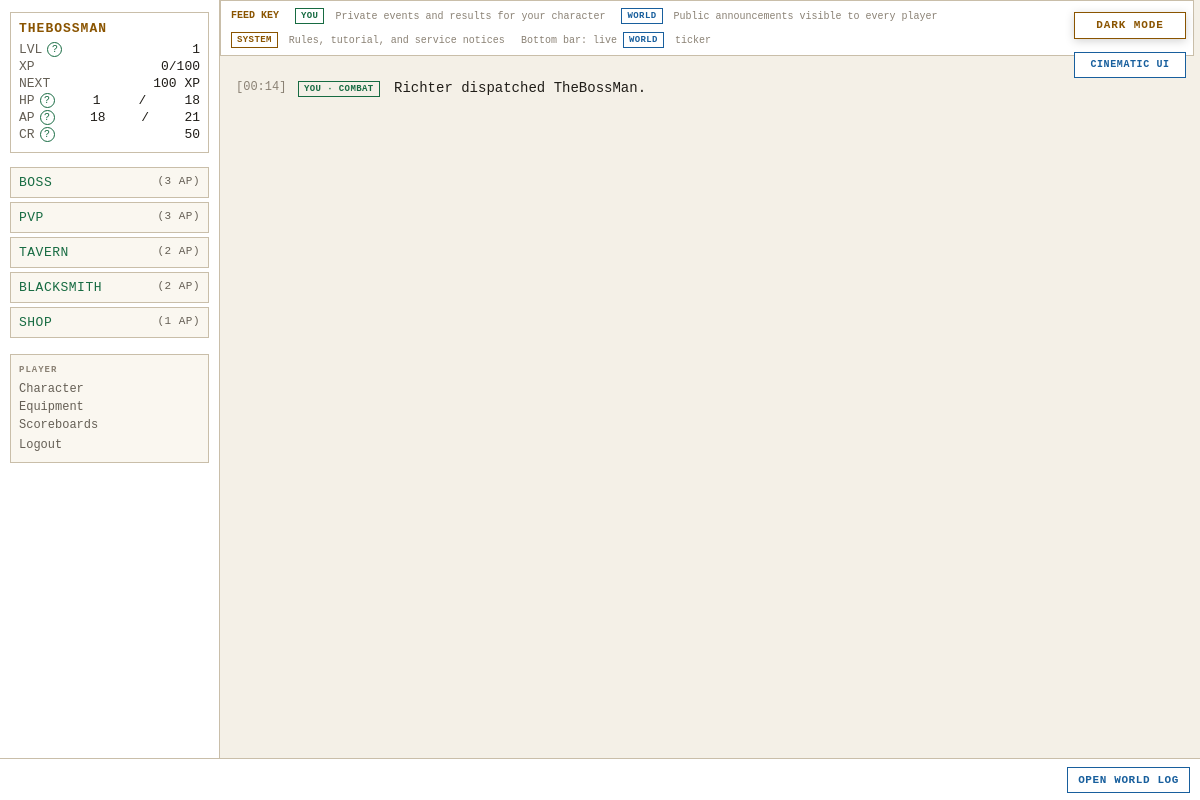
The page / (signed in) on the database as committed earlier.
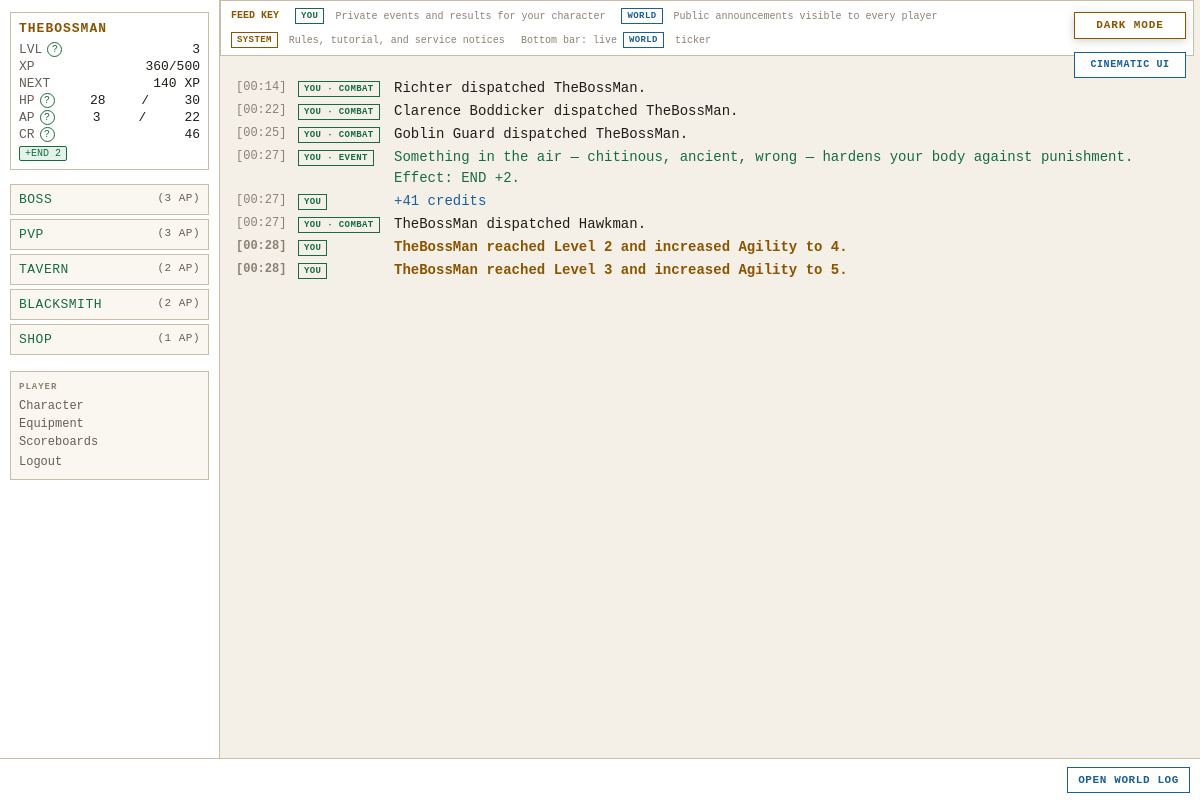
The same page on the database as committed later.
### tables this page shows
CREATE TABLE players (
    id                  INTEGER PRIMARY KEY AUTOINCREMENT,
    username            TEXT    UNIQUE NOT NULL,
    password_hash       TEXT    NOT NULL,
    email               TEXT    UNIQUE NOT NULL,
    character_name      TEXT    NOT NULL,
    sex                 TEXT    NOT NULL,
    class_id            INTEGER REFERENCES classes(id),
    str_stat            INTEGER NOT NULL DEFAULT 1,
    end_stat            INTEGER NOT NULL DEFAULT 1,
    agi_stat            INTEGER NOT NULL DEFAULT 1,
    lck_stat            INTEGER NOT NULL DEFAULT 1,
    per_stat            INTEGER NOT NULL DEFAULT 1,
    level               INTEGER NOT NULL DEFAULT 1,
    xp                  INTEGER NOT NULL DEFAULT 0,
    current_hp          INTEGER NOT NULL,
    current_ap          INTEGER NOT NULL,
    credits             INTEGER NOT NULL DEFAULT 25,
    equipped_weapon_id  INTEGER REFERENCES inventory_items(id),
    equipped_armor_id   INTEGER REFERENCES inventory_items(id),
    equipped_special_id INTEGER REFERENCES inventory_items(id),
    in_combat           INTEGER NOT NULL DEFAULT 0,
    pending_levelup     INTEGER NOT NULL DEFAULT 0,
    combat_preference   TEXT    NOT NULL DEFAULT "Balanced",
    is_banned           INTEGER NOT NULL DEFAULT 0,
    retired_at          TEXT,
    last_login_at       TEXT,
    created_at          TEXT    NOT NULL DEFAULT (datetime('now'))
);

CREATE TABLE daily_feed (
    id                INTEGER PRIMARY KEY AUTOINCREMENT,
    feed_scope        TEXT    NOT NULL,
    player_id         INTEGER REFERENCES players(id),
    flavor_text       TEXT    NOT NULL,
    event_category    TEXT    NOT NULL,
    combat_session_id INTEGER REFERENCES combat_sessions(id),
    occurred_at       TEXT    NOT NULL DEFAULT (datetime('now'))
);

### routes/dashboard.py (the view)
@bp.route('/')
def index():
    player   = g.player
    settings = get_all_settings()
    terminal_history = execute(
        '''SELECT id,feed_scope,player_id,flavor_text,event_category,occurred_at,combat_session_id
           FROM daily_feed
           WHERE player_id = ? OR feed_scope = 'GLOBAL'
           ORDER BY datetime(occurred_at) ASC,id ASC''',
        (player['id'],)
    )
    from routes.auth import get_tutorial_messages
    tutorial_messages = get_tutorial_messages()
    tutorial_text = {text for _, text in tutorial_messages}
    terminal_history = [
        entry for entry in terminal_history
        if not (entry['feed_scope'] == 'PERSONAL' and entry['flavor_text'] in tutorial_text)
    ]
    if session.pop("show_daily_tutorial", False):
        base_time = datetime.utcnow()
        terminal_history.extend({
            "id": None,
            "feed_scope": "PERSONAL",
            "player_id": player["id"],
            "flavor_text": text,
            "event_category": category,
            "occurred_at": (base_time + timedelta(seconds=index)).isoformat(),
            "combat_session_id": None,
        } for index, (category, text) in enumerate(tutorial_messages))
    private_combat = {
        (entry.get('combat_session_id'), entry['flavor_text'])
        for entry in terminal_history
        if entry['feed_scope'] == 'PERSONAL' and entry.get('combat_session_id')
    }
    terminal_history = [
        entry for entry in terminal_history
        if not (entry['feed_scope'] == 'GLOBAL'
                and (entry.get('combat_session_id'), entry['flavor_text']) in private_combat)
    ]
    random_events = execute("SELECT * FROM random_events WHERE is_active=1")
    from combat.flavour import random_event_flavor
    from routes.actions import _describe_random_event_effect
    for entry in terminal_history:
        if entry['event_category'] != 'RANDOM_EVENT' or 'Effect:' in entry['flavor_text']:
            continue
        for event in random_events:
            if random_event_flavor(event, player['character_name']) == entry['flavor_text']:
                entry['flavor_text'] += f"  Effect: {_describe_random_event_effect(event)}."
                break
    button_states = _get_button_states(player, settings)
    now_iso = datetime.utcnow().isoformat()
    active_effects = execute(
        "SELECT effect_type, value FROM status_effects WHERE player_id = ?", (player["id"],)
    )
    label_map = {
        "STAT_BOOST_STR": "+STR", "STAT_BOOST_END": "+END", "STAT_BOOST_AGI": "+AGI",
        "STAT_BOOST_LCK": "+LCK", "STAT_BOOST_PER": "+PER", "STAT_BOOST_INITIATIVE": "+INIT",
        "STAT_PENALTY_STR": "-STR", "STAT_PENALTY_END": "-END", "STAT_PENALTY_AGI": "-AGI",
        "STAT_PENALTY_LCK": "-LCK", "STAT_PENALTY_PER": "-PER", "STAT_PENALTY_INITIATIVE": "-INIT",
        "CURSED": "CURSED",
    }
    effect_labels = [
        f"{label_map.get(e['effect_type'], e['effect_type'])} {int(abs(e['value']))}"
        for e in active_effects
    ]
    active_combat = _load_active_combat(player)
    return render_template(
        'dashboard.html',
        terminal_history=terminal_history,
        button_states=button_states,
        blackout=g.get('blackout', False),
        now_iso=now_iso,
        effect_labels=effect_labels,
        active_combat=active_combat,
    )

### app.py (called while the page is built)
def _context_processor() -> dict:
    settings = get_all_settings()
    player = g.get("player")
    if not player:
        return {"settings": settings}
    return {"player": player, "settings": settings}

def _check_auth():
    if request.endpoint in _AUTH_EXEMPT:
        return None
    if not session.get("player_id"):
        return redirect(url_for("auth.login"))
    return None

def _load_player():
    player_id = session.get("player_id")
    if not player_id:
        return None
    player = get_player(player_id)
    if player is None:
        session.clear()
        return redirect(url_for("auth.login"))
    g.player = player
    return None

def _check_levelup():
    if request.endpoint in _LEVELUP_EXEMPT:
        return None
    player = g.get("player")
    if player and player.get("pending_levelup") and not player.get("in_combat"):
        return redirect(url_for("auth.levelup"))
    if player and not player.get("in_combat"):
        threshold = cfg.XP_CURVE.get(player["level"] + 1)
        if threshold is not None and player["xp"] >= threshold:
            from combat.engine import check_level_up
            if check_level_up(player["id"], player["xp"], player["level"]):
                g.player = get_player(player["id"])
                return redirect(url_for("auth.levelup"))
    return None

def _set_blackout_flag():
    settings = get_all_settings()
    blackout_mins = settings.get("MIDNIGHT_BLACKOUT_MINUTES", cfg.MIDNIGHT_BLACKOUT_MINUTES)
    now = datetime.now(timezone.utc)
    minutes_to_midnight = (24 * 60) - (now.hour * 60 + now.minute)
    g.blackout = (minutes_to_midnight <= blackout_mins)

### database.py (called while the page is built)
def get_db() -> sqlite3.Connection:
    if 'db' not in g:
        g.db = sqlite3.connect(
            cfg.DB_PATH,
            detect_types=sqlite3.PARSE_DECLTYPES,
            timeout=10,
        )
        g.db.row_factory = dict_factory
        g.db.execute("PRAGMA foreign_keys = ON")
        g.db.execute("PRAGMA journal_mode = WAL")
    return g.db

def dict_factory(cursor: sqlite3.Cursor, row: tuple) -> dict:
    return {col[0]: val for col, val in zip(cursor.description, row)}

def execute(sql: str, params: tuple = ()) -> list[dict]:
    return get_db().execute(sql, params).fetchall()

def execute_one(sql: str, params: tuple = ()) -> dict | None:
    return get_db().execute(sql, params).fetchone()

### routes/dashboard.py (called while the page is built, shortened)
def _load_active_combat(player: dict) -> dict | None:
    if not player.get("in_combat"):
        return None

### templates/dashboard.html (shortened to what this page needs)
{% extends "base.html" %}
{% block content %}
<div class="feed-legend" aria-label="Feed legend">
    <strong>FEED KEY</strong>
    <span><b class="feed-scope feed-you">YOU</b> Private events and results for your character</span>
    <span><b class="feed-scope feed-world">WORLD</b> Public announcements visible to every player</span>
    <span><b class="feed-scope feed-system">SYSTEM</b> Rules, tutorial, and service notices</span>
    <span>Bottom bar: live <b class="feed-scope feed-world">WORLD</b> ticker</span>
</div>
<div id="terminal" role="log" aria-live="polite">
    {% for entry in terminal_history %}
        <div class="term-line feed-entry term-{{ entry.event_category|lower }}">
            <span class="term-ts">[{{ entry.occurred_at[11:16] }}]</span>
            <span class="feed-entry-scope">
            {% if entry.feed_scope == 'GLOBAL' %}
            <span class="feed-scope feed-world">WORLD</span>
            {% elif entry.event_category == 'SYSTEM' %}
            <span class="feed-scope feed-system">SYSTEM</span>
            {% elif entry.event_category == 'RANDOM_EVENT' %}
            <span class="feed-scope feed-you">YOU · EVENT</span>
            {% elif entry.event_category == 'COMBAT' %}
            <span class="feed-scope feed-you">YOU · COMBAT</span>
            {% else %}
            <span class="feed-scope feed-you">YOU</span>
            {% endif %}
            </span>
            <span class="feed-message">{{ entry.flavor_text }}</span>
        </div>
    {% endfor %}
</div>
{% endblock %}

### templates/base.html (shortened to what this page needs)
<!DOCTYPE html>
<html lang="en">
<head>
<link rel="stylesheet" href="{{ url_for('static', filename='style.css') }}">
</head>
<body class="{{ 'authenticated' if player else 'auth-page' }} {% block body_class %}{% endblock %}">
{% if settings.get('ALLOW_PLAYER_COLOR_OVERRIDE', true) %}<button id="theme-toggle" type="button" aria-label="Switch color theme" aria-pressed="false">
</button>{% endif %}
{% if settings.get('ALLOW_PLAYER_INTERFACE_OVERRIDE', true) %}
<button id="interface-toggle" type="button" aria-label="Switch interface style" aria-pressed="false">
</button>
{% endif %}
{% if player %}
<div id="left-col">
    <div id="status-block">
        <div class="status-name">{{ player.character_name }}</div>
        <div class="status-line">
            <span class="label">LVL</span>
            <span id="status-level">{{ player.level }}</span>
        </div>
        <div class="status-line">
            <span class="label">XP</span>
            <span><span id="status-xp">{{ player.xp }}</span><span id="status-xp-threshold">{% if player.get('next_level_xp') is not none %}/{{ player.get('next_level_xp') }}{% endif %}</span></span>
        </div>
        <div class="status-line" title="Experience still needed to reach level {{ player.level + 1 }}">
            <span class="label">NEXT</span>
            <span id="status-xp-next">{% if player.get('xp_to_next_level') is none %}MAX{% elif player.get('xp_to_next_level') <= 0 %}LEVEL UP{% else %}{{ player.get('xp_to_next_level') }} XP{% endif %}</span>
        </div>
        <div class="status-line">
            <span class="label">HP</span>
            <span id="status-hp">{{ player.current_hp }}</span>/<span id="status-maxhp">{{ player.max_hp }}</span>
        </div>
        <div class="status-line">
            <span class="label">AP</span>
            <span id="status-ap">{{ player.current_ap }}</span>/<span id="status-maxap">{{ player.max_ap }}</span>
        </div>
        <div class="status-line">
            <span class="label">CR</span>
            <span id="status-credits">{{ player.credits }}</span>
        </div>
        {% if effect_labels is defined and effect_labels %}
        <div class="status-effects">
            {% for label in effect_labels %}
            <span class="effect-tag {{ 'effect-good' if label.startswith('+') else 'effect-bad' }}">{{ label }}</span>
            {% endfor %}
        </div>
        {% endif %}
    </div>
    <div id="action-buttons">
        {% if button_states is defined %}
            {% set action_endpoints = {
                'boss': 'actions.action_boss',
                'pvp': 'actions.action_pvp',
                'tavern': 'actions.action_tavern',
                'blacksmith': 'blacksmith.index',
                'shop': 'shop.index'
            } %}
            {% for action, state in button_states.items() %}
                {% if state.enabled %}
                    {% if action in ('blacksmith', 'shop') %}
                    <a class="action-btn action-link" href="{{ url_for(action_endpoints[action]) }}">
                        {{ action|upper }} <span class="ap-cost">({{ state.ap_cost }} AP)</span>
                    </a>
                    {% else %}
                    <form class="terminal-action" action="{{ url_for(action_endpoints[action]) }}" method="POST">
                    <button type="submit" class="action-btn">
                        {{ action|upper }} <span class="ap-cost">({{ state.ap_cost }} AP)</span>
                    </button>
                    </form>
                    {% endif %}
                {% else %}
                <button class="action-btn disabled" title="{{ state.reason }}" disabled>
                    {{ action|upper }} <span class="ap-cost">({{ state.ap_cost }} AP)</span>
                    <span class="btn-reason">{{ state.reason }}</span>
                </button>
                {% endif %}
            {% endfor %}
        {% endif %}
    </div>
    <nav id="left-nav">
        <span class="nav-heading">PLAYER</span>
        <a href="{{ url_for('character.index') }}">Character</a>
        <a href="{{ url_for('character.equipment') }}">Equipment</a>
        <a href="{{ url_for('scoreboards.index') }}">Scoreboards</a>
        <form action="{{ url_for('auth.logout') }}" method="POST" style="margin:0">
            <button type="submit" class="nav-link-btn">Logout</button>
        </form>
    </nav>
</div>
{% endif %}
<div id="main">
    {% block content %}{% endblock %}
</div>
{% if player %}
<div id="ticker-wrap">
    <a id="ticker-log-link" href="{{ url_for('feeds.global_log') }}" title="Open the complete World Log">OPEN WORLD LOG</a>
    <div id="ticker">
    </div>
</div>
{% endif %}
</body>
</html>

Rows that differ between the two databases and show on the page:
changed players "THEBOSSMAN": level "1" → "3"; xp "0" → "360"; current_hp "1" → "28"; current_ap "18" → "3"; credits "50" → "46"
added daily_feed: occurred_at "00:22", feed_scope "YOU · COMBAT", flavor_text "Clarence Boddicker dispatched TheBossMan."
added daily_feed: occurred_at "00:25", feed_scope "YOU · COMBAT", flavor_text "Goblin Guard dispatched TheBossMan."
added daily_feed: occurred_at "00:27", feed_scope "YOU · EVENT", flavor_text "Something in the air — chitinous, ancient, wrong — hardens your body against punishment. Effect: END +2.", event_category "RANDOM_EVENT" (drawn)
added daily_feed: occurred_at "00:27", feed_scope "YOU", flavor_text "+41 credits", event_category "ITEM" (drawn)
added daily_feed: occurred_at "00:27", feed_scope "YOU · COMBAT", flavor_text "TheBossMan dispatched Hawkman."
added daily_feed: occurred_at "00:28", feed_scope "YOU", flavor_text "TheBossMan reached Level 2 and increased Agility to 4.", event_category "LEVEL_UP" (drawn)
added daily_feed: occurred_at "00:28", feed_scope "YOU", flavor_text "TheBossMan reached Level 3 and increased Agility to 5.", event_category "LEVEL_UP" (drawn)
Other text that changed with them:
{{ player.get('next_level_xp') }}: "100" → "500"
{{ player.get('xp_to_next_level') }}: "100" → "140"
{{ player.max_hp }}: "18" → "30"
{{ player.max_ap }}: "21" → "22"
new list line: "+END 2"
